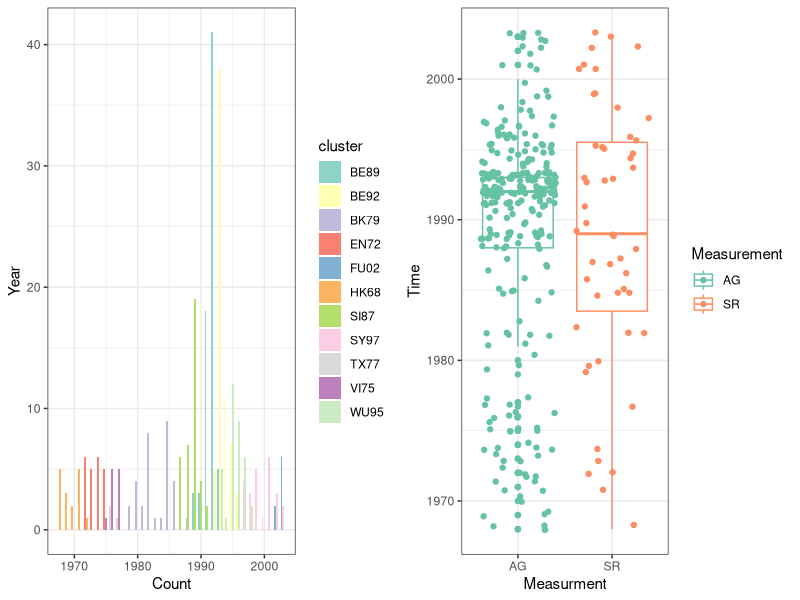
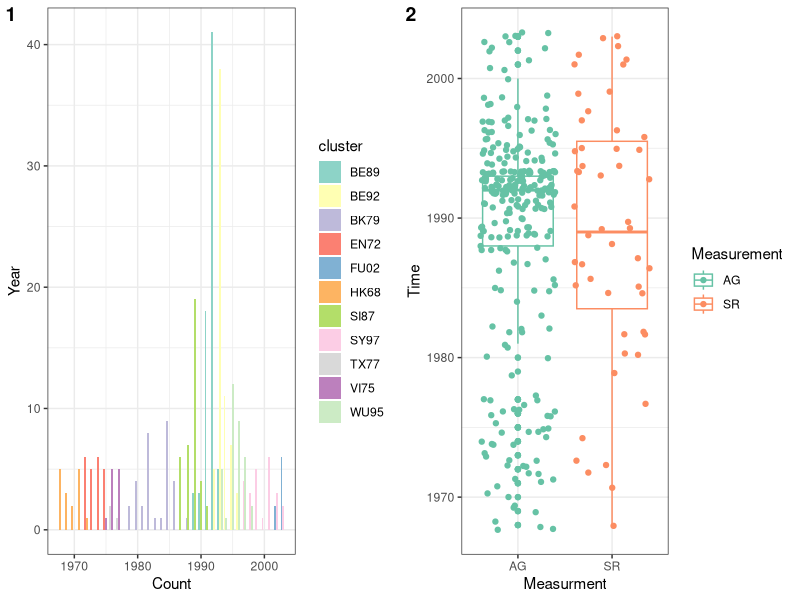
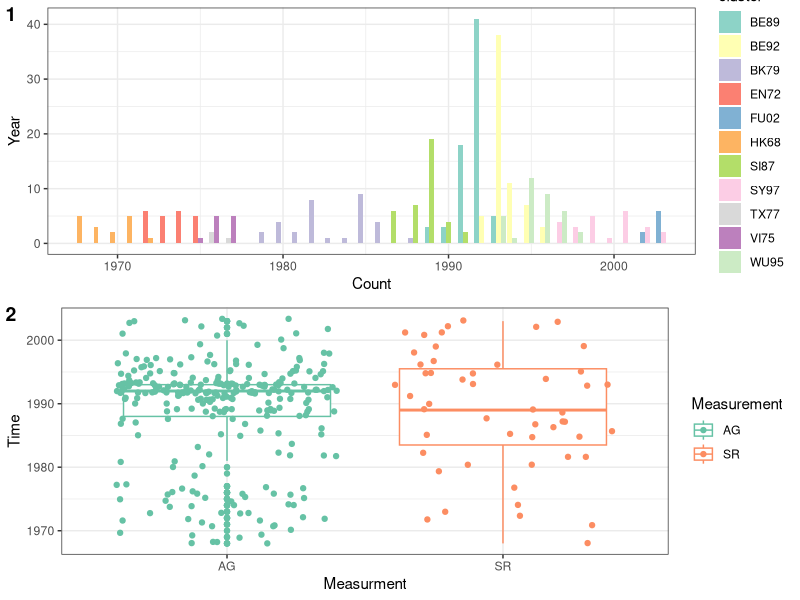
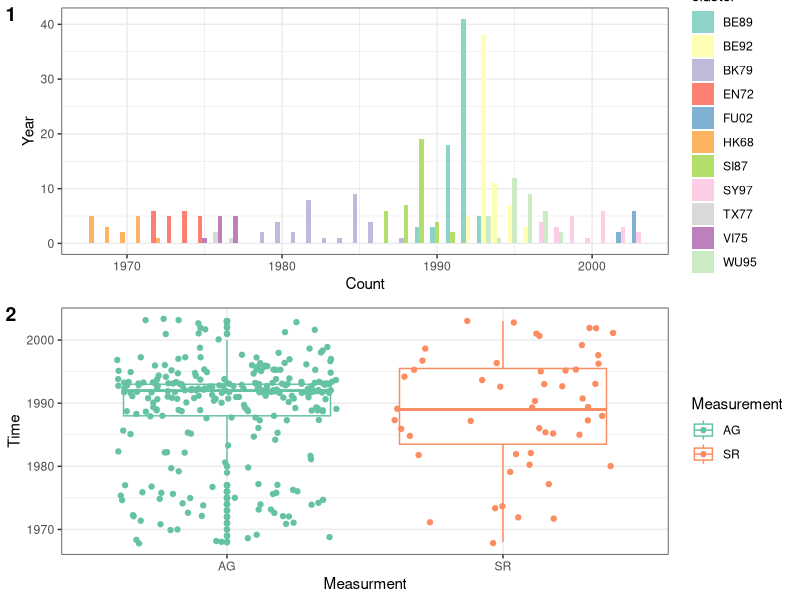
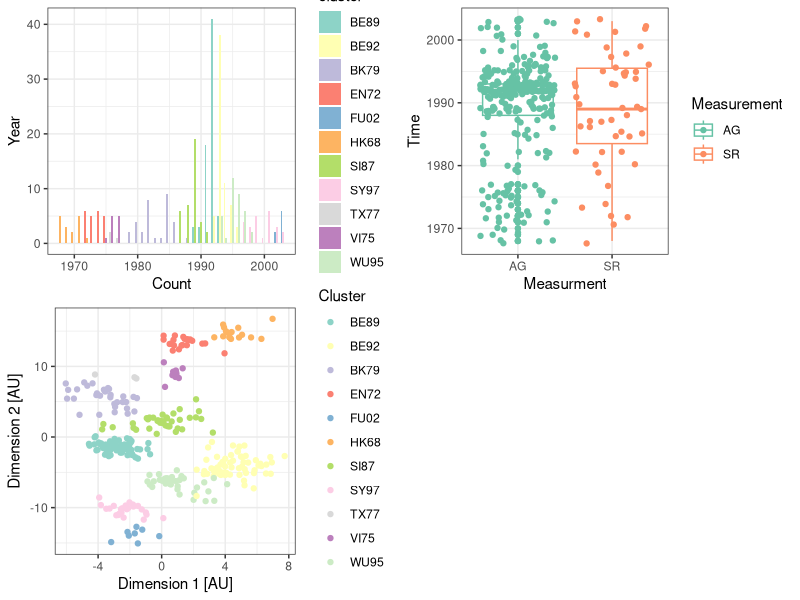
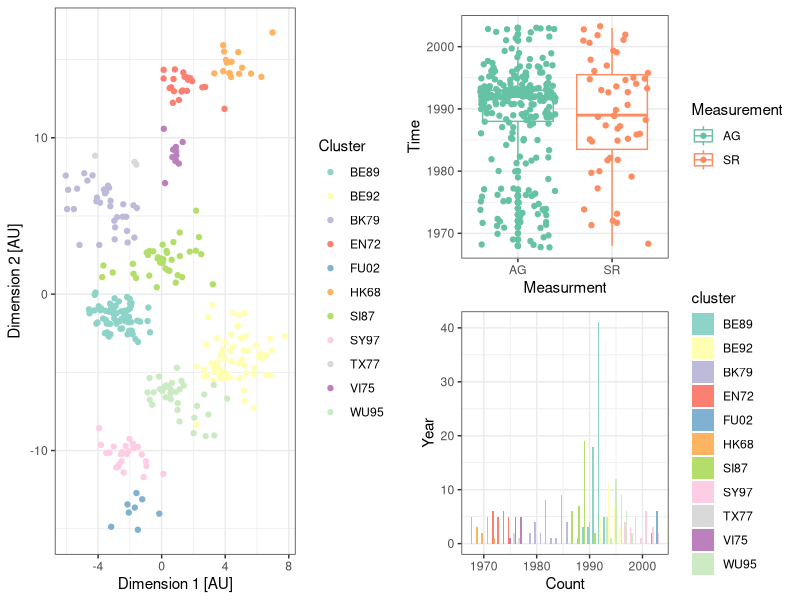
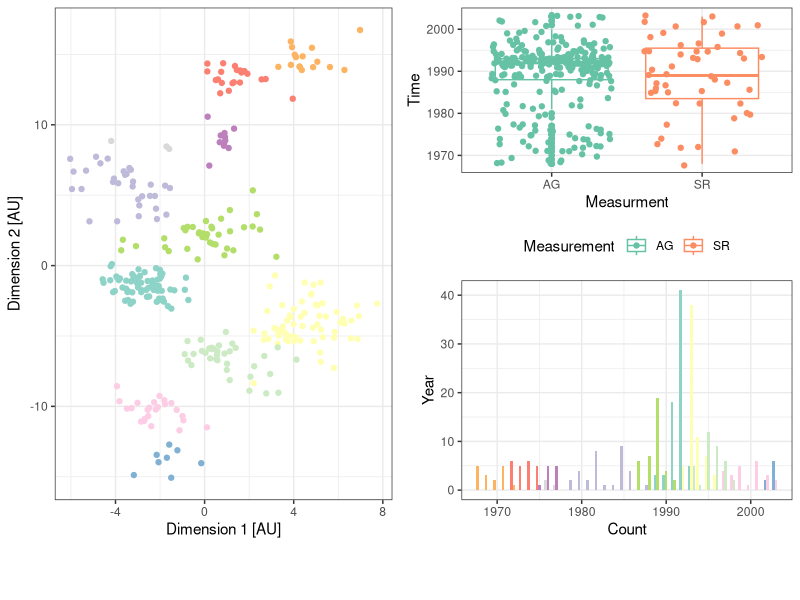
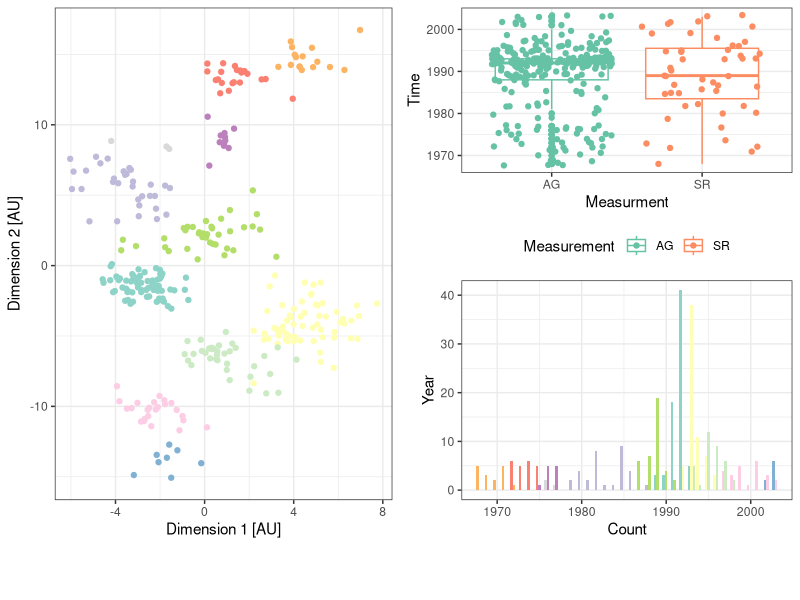

The R script that drew these images, in order:
## ---- chunk 1
knitr::opts_chunk$set(echo = TRUE,
                      comment = "#>",
                      collapse = TRUE,
                      fig.width = 6,
                      fig.align = "center",
                      out.width = "70%")
## ---- chunk 2
library("tidyverse")
library("cowplot")
library("sf")
library("rnaturalearth")
library("RColorBrewer")
## ---- chunk 3
coord <- read_csv("data/2004_Science_Smith_data.csv")
p <- ggplot(data=coord)
## ---- chunk 4
antigenic_map <- p + 
  geom_point(aes(x=x.coordinate, y=y.coordinate, color=cluster)) +
  scale_color_brewer(type="qual", palette = "Set3") +
  labs(x="Dimension 1 [AU]",
       y="Dimension 2 [AU]",
       color="Cluster") +
  theme_bw()

time_barplot <- p + geom_bar(aes(x=year, fill=cluster),
                             position=position_dodge(preserve="single")) +
  scale_fill_brewer(type="qual", palette = "Set3") +
  labs(x="Count",
       y="Year",
       color="Cluster") +
  theme_bw()

time_boxplot <- p + 
  geom_boxplot(aes(x=type, y=year, color=type)) +
  geom_jitter(aes(x=type, y=year, color=type)) +
  scale_color_manual(values=c("#66c2a5", "#fc8d62")) +
  labs(x="Measurment",
       y="Time",
       color="Measurement") +
  theme_bw()

## ---- chunk 5
plot_grid(time_barplot, time_boxplot)
## ---- chunk 6
plot_grid(time_barplot, time_boxplot,
          labels=c(1,2))

## ---- chunk 7
plot_grid(time_barplot, time_boxplot,
          labels=c(1,2),
          nrow=2)
## ---- chunk 8
plot_grid(time_barplot, time_boxplot,
          labels=c(1,2),
          nrow=2,
          align="v",
          axis="lr")
## ---- chunk 9
plot_grid(time_barplot, time_boxplot, antigenic_map)
## ---- chunk 10
right_column <- plot_grid(time_boxplot, time_barplot,
                   nrow=2,
                   align="v",
                   axis="lr")

plot_grid(antigenic_map, right_column,
          nrow=1,
          align="h",
          axis="t")
## ---- chunk 11
right_column <- plot_grid( time_boxplot + theme(legend.position = "bottom"),
                           time_barplot + theme(legend.position = "none"),
                           nrow=2,
                           align="v",
                           axis="lr")

top_row <- plot_grid(antigenic_map + theme(legend.position = "none"),
                     right_column, nrow=1)

new_map <- antigenic_map +
  guides(color=guide_legend(nrow=2)) +
  theme(legend.position = "bottom")

cluster_legend <- get_legend(new_map)

plot_grid(top_row, cluster_legend,
          nrow=2,
          rel_heights = c(10,1))

## ---- chunk 12
right_column <- plot_grid( time_boxplot + theme(legend.position = "bottom"),
                           time_barplot + theme(legend.position = "none"),
                           nrow=2,
                           align="v",
                           axis="lr")

top_row <- plot_grid(antigenic_map + theme(legend.position = "none"),
                     right_column, nrow=1)
## ---- chunk 13
new_map <- antigenic_map +
  guides(color=guide_legend(nrow=2)) +
  theme(legend.position = "bottom")

cluster_legend <- get_legend(new_map)
## ---- chunk 14
plot_grid(top_row, cluster_legend,
          nrow=2,
          rel_heights = c(10,1))

## ---- chunk 15
plot_grid(antigenic_map + theme_gray() + ggtitle("Default ggplot"),
          antigenic_map + theme_cowplot()  + ggtitle("theme_cowplot"),
          antigenic_map + theme_half_open()  + ggtitle("theme_half_open"), 
          antigenic_map + theme_minimal_grid() + ggtitle("theme_minimal_grid"),
          antigenic_map + theme_minimal_hgrid() + ggtitle("theme_minimal_hgrid"),
          antigenic_map + theme_minimal_vgrid() + ggtitle("theme_minimal_vgrid"),
          antigenic_map + theme_map() + ggtitle("theme_map"),
          antigenic_map + theme_nothing() + ggtitle("theme_nothing"),
          nrow=4,
          align="vh",
          axis="tblr")
